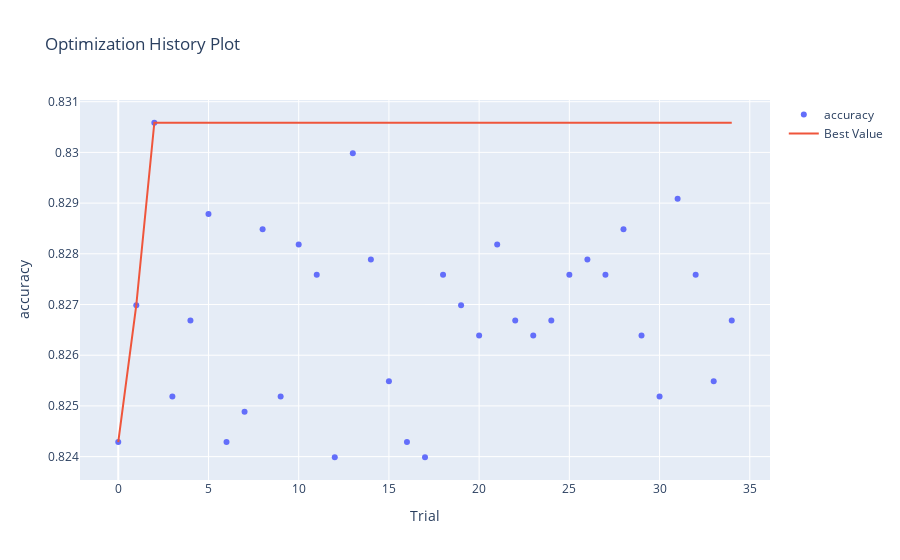

Write notebook code for a chart like this one.
### Code cell
optuna.visualization.plot_optimization_history(study_acc, target_name='accuracy')

### Figure 1 — Plotly figure (JSON) as saved in the notebook; plotly's stock layout.template omitted (floating-point values rounded to 4 significant figures)
{"data": [{"mode": "markers", "name": "accuracy", "type": "scatter", "x": [0, 1, 2, 3, 4, 5, 6, 7, 8, 9, 10, 11, 12, 13, 14, 15, 16, 17, 18, 19, 20, 21, 22, 23, 24, 25, 26, 27, 28, 29, 30, 31, 32, 33, 34], "y": [0.8243, 0.827, 0.8306, 0.8252, 0.8267, 0.8288, 0.8243, 0.8249, 0.8285, 0.8252, 0.8282, 0.8276, 0.824, 0.83, 0.8279, 0.8255, 0.8243, 0.824, 0.8276, 0.827, 0.8264, 0.8282, 0.8267, 0.8264, 0.8267, 0.8276, 0.8279, 0.8276, 0.8285, 0.8264, 0.8252, 0.8291, 0.8276, 0.8255, 0.8267]}, {"mode": "lines", "name": "Best Value", "type": "scatter", "x": [0, 1, 2, 3, 4, 5, 6, 7, 8, 9, 10, 11, 12, 13, 14, 15, 16, 17, 18, 19, 20, 21, 22, 23, 24, 25, 26, 27, 28, 29, 30, 31, 32, 33, 34], "y": [0.8243, 0.827, 0.8306, 0.8306, 0.8306, 0.8306, 0.8306, 0.8306, 0.8306, 0.8306, 0.8306, 0.8306, 0.8306, 0.8306, 0.8306, 0.8306, 0.8306, 0.8306, 0.8306, 0.8306, 0.8306, 0.8306, 0.8306, 0.8306, 0.8306, 0.8306, 0.8306, 0.8306, 0.8306, 0.8306, 0.8306, 0.8306, 0.8306, 0.8306, 0.8306]}, {"marker": {"color": "#cccccc"}, "mode": "markers", "name": "Infeasible Trial", "showlegend": false, "type": "scatter", "x": [], "y": []}], "layout": {"title": {"text": "Optimization History Plot"}, "xaxis": {"title": {"text": "Trial"}}, "yaxis": {"title": {"text": "accuracy"}}}}
